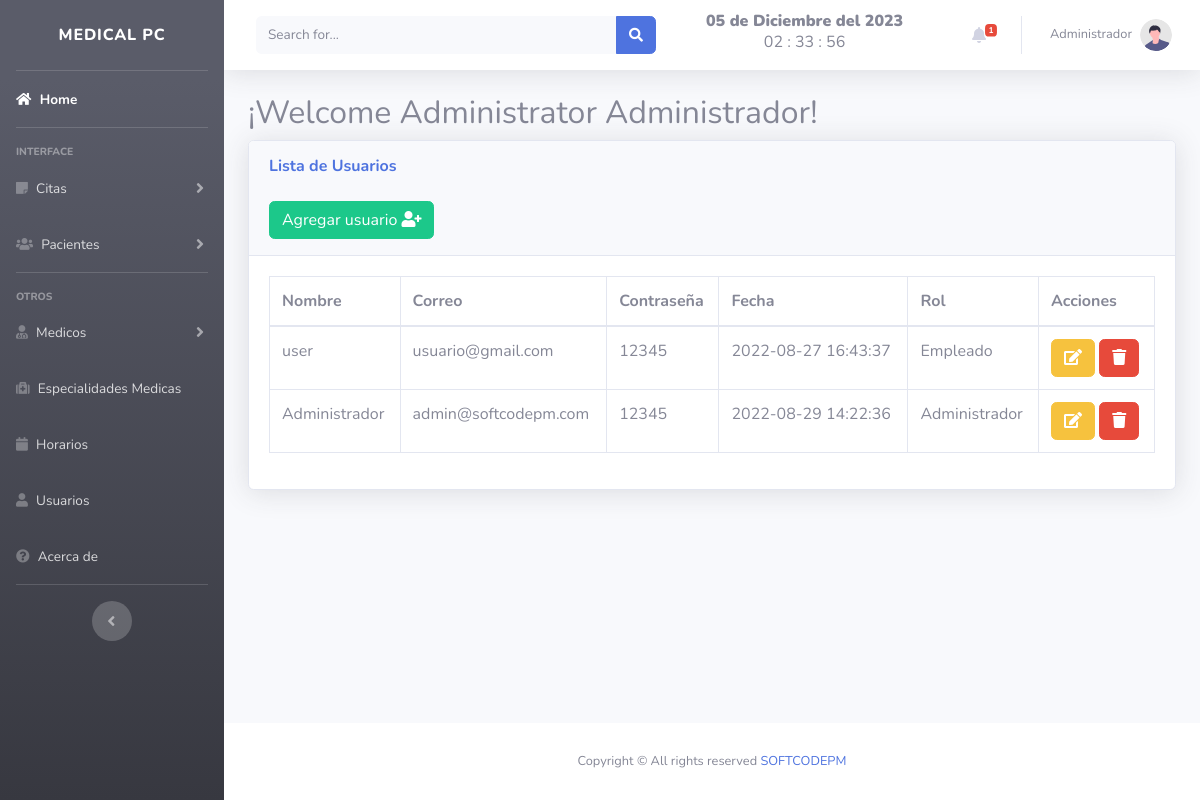
The page /views/usuarios.php (signed in) on the database its author committed.
### tables this page shows
CREATE TABLE `user` (
  `id` int(11) NOT NULL,
  `nombre` varchar(50) NOT NULL,
  `correo` varchar(50) NOT NULL,
  `password` varchar(50) NOT NULL,
  `fecha` timestamp NOT NULL DEFAULT current_timestamp(),
  `rol` int(11) NOT NULL
);

CREATE TABLE `roles` (
  `id` int(11) NOT NULL,
  `rol` varchar(50) NOT NULL
);

### views/usuarios.php (the view, shortened to what this page needs)
<!DOCTYPE html>
<html lang="en">
<head>
</head>
<?php include "../includes/header.php"; ?>
<body id="page-top">
    <div class="container-fluid">
        <h2 class="subtitle">¡Welcome Administrator <?php echo $_SESSION['nombre']; ?>!</h2>
        <div class="card shadow mb-4">
            <div class="card-header py-3">
                <h6 class="m-0 font-weight-bold text-primary">Lista de Usuarios</h6>
                <br>
                <button type="button" class="btn btn-success" data-toggle="modal" data-target="#user">
                    <span class="glyphicon glyphicon-plus"></span> Agregar usuario <i class="fa fa-user-plus"></i> </a></button>
            </div>
            <div class="card-body">
                <div class="table-responsive">
                    <table class="table table-bordered" id="dataTable" width="100%" cellspacing="0">
                        <thead>
                            <tr>
                                <th>Nombre</th>
                                <th>Correo</th>
                                <th>Contraseña</th>
                                <th>Fecha</th>
                                <th>Rol</th>
                                <th>Acciones</th>
                            </tr>
                        </thead>
                        <?php
                        include "../includes/db.php";
                        $result = mysqli_query($conexion, "SELECT  user.id, user.nombre, user.correo, user.password, user.fecha,
roles.rol FROM user
LEFT JOIN roles ON user.rol= roles.id ");
                        while ($fila = mysqli_fetch_assoc($result)) :
                        ?>
                            <tr>
                                <td><?php echo $fila['nombre']; ?></td>
                                <td><?php echo $fila['correo']; ?></td>
                                <td><?php echo $fila['password']; ?></td>
                                <td><?php echo $fila['fecha']; ?></td>
                                <td><?php echo $fila['rol']; ?></td>
                                <td>
                                    <a class="btn btn-warning" href="../includes/editar_user.php?id=<?php echo $fila['id'] ?> ">
                                        <i class="fa fa-edit "></i> </a>
                                    <a href="../includes/eliminar_user.php?id=<?php echo $fila['id'] ?> " class="btn btn-danger btn-del">
                                        <i class="fa fa-trash "></i></a></button>
                                </td>
                            </tr>
                        <?php endwhile; ?>
                    </table>
                </div>
            </div>
        </div>
    </div>
    <?php include "../includes/footer.php"; ?>
    <?php include "../includes/_sesion/registros.php"; ?>
</body>
</html>

### rows shown on the page
user: nombre "user", correo "usuario@gmail.com", password "12345", fecha "2022-08-27 16:43:37", rol.rol "Empleado"
user: nombre "Administrador", correo "admin@softcodepm.com", password "12345", fecha "2022-08-29 14:22:36", rol.rol "Administrador"

### other values the page prints
fecha() "05 de Diciembre del 2023"
$_SESSION['nombre'] "Administrador"
